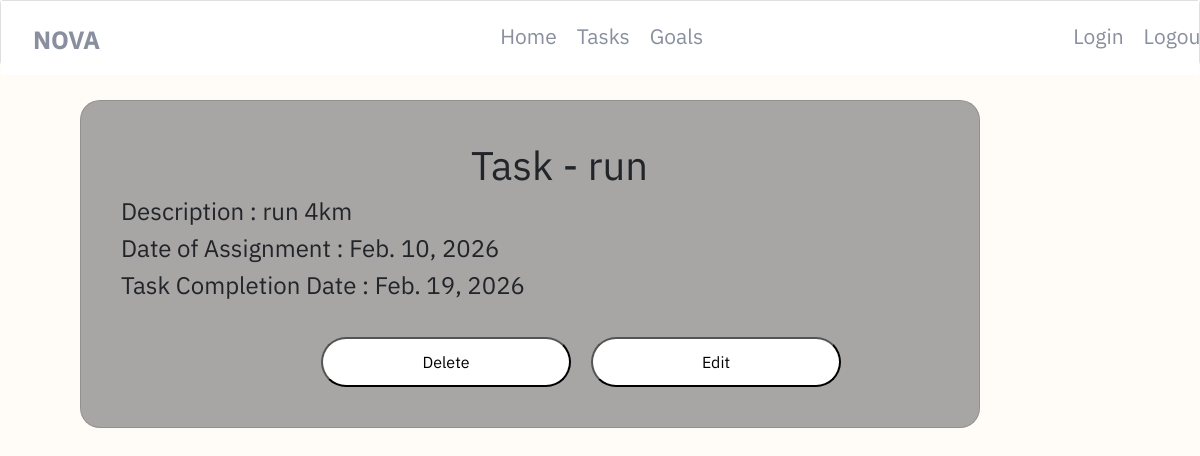
Page /task/14 (signed in) on the earlier database version.
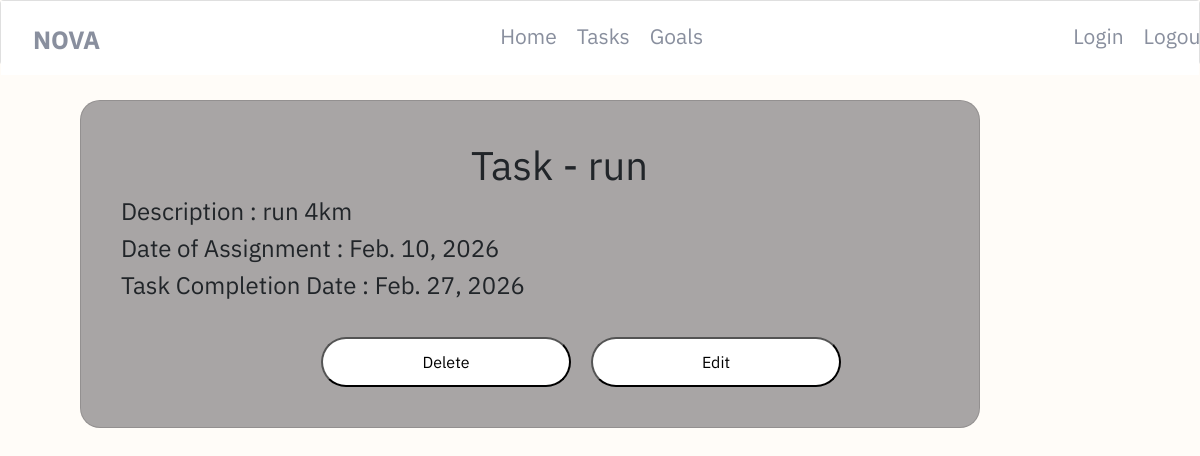
Same page on the later database version.
### taskmanagement_app/models.py (models this page shows, shortened)
class Tasks(models.Model):
    title = models.CharField(max_length=200)
    date_assigned = models.DateField(auto_now_add=True)
    deadline = models.DateField()
    description = models.TextField(max_length=200)
    owner = models.ForeignKey(User, on_delete=models.CASCADE)
    class Meta:
        verbose_name_plural = 'Tasks'

### taskmanagement_app/views.py (the view)
# urls.py: path('task/<int:task_id>', views.task, name='task'),
@login_required
def task(request, task_id):
    task = Tasks.objects.get(id=task_id)
    if task.owner != request.user:
        raise Http404
    context = {'task' : task}
    return render(request, 'taskmanagement_app/task.html', context)

### taskmanagement_app/templates/taskmanagement_app/task.html
{% extends 'taskmanagement_app/base.html' %}
{% block content %}
<div class="card" id="card1">
    <h1 class="card-headers">Task - {{task.title}}</h1>
    <h4>Description : {{task.description}}</h4>
    <h4>Date of Assignment : {{task.date_assigned}}</h4>
    <h4>Task Completion Date : {{task.deadline}}</h4>
    <div class="edit-delete-button">
        <button class="button"><a href="{% url 'taskmanagement_app:deletetask' task.id%}">Delete</a></button>
        <button class="button"><a href="{% url 'taskmanagement_app:updatetask' task.id%}">Edit</a></button>
    </div>
</div>
{% endblock content %}

Differences in the rows shown:
changed Tasks "run": deadline "Feb. 19, 2026" → "Feb. 27, 2026"
